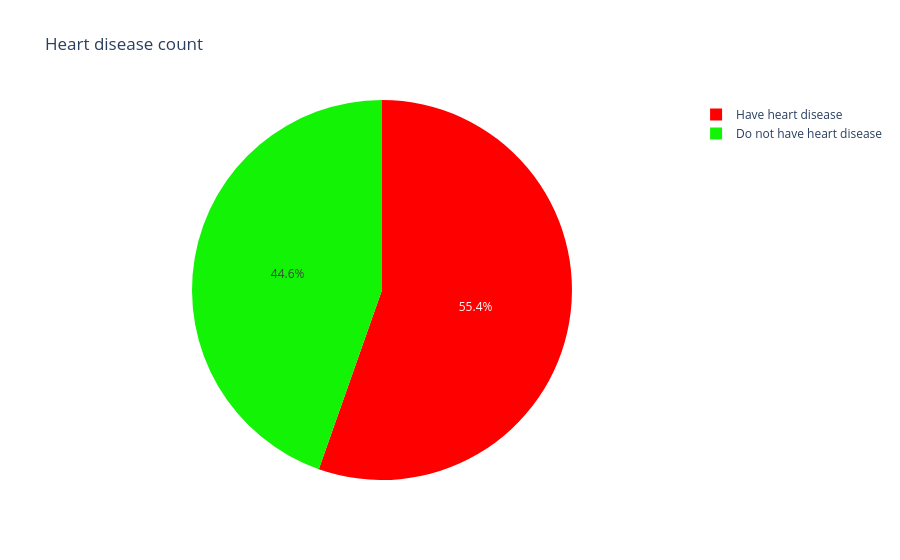

The notebook cell this image was saved under:
### Code cell
Hdislabel = ['Have heart disease','Do not have heart disease']
val_counts = [508,409] 
fig = px.pie(values=val_counts,names=Hdislabel,
             color=Hdislabel,
             color_discrete_map={'Have heart disease':'red',
                                 'Do not have heart disease':'#13F306'},
             title='Heart disease count')

fig.show()

### Figure 1 — Plotly figure (JSON) as saved in the notebook; plotly's stock layout.template omitted (floating-point values rounded to 4 significant figures)
{"data": [{"customdata": [["Have heart disease"], ["Do not have heart disease"]], "domain": {"x": [0, 1], "y": [0, 1]}, "hovertemplate": "label=%{label}<br>value=%{value}<br>color=%{customdata[0]}<extra></extra>", "labels": ["Have heart disease", "Do not have heart disease"], "legendgroup": "", "marker": {"colors": ["red", "#13F306"]}, "name": "", "showlegend": true, "type": "pie", "values": [508, 409]}], "layout": {"legend": {"tracegroupgap": 0}, "title": {"text": "Heart disease count"}}}
